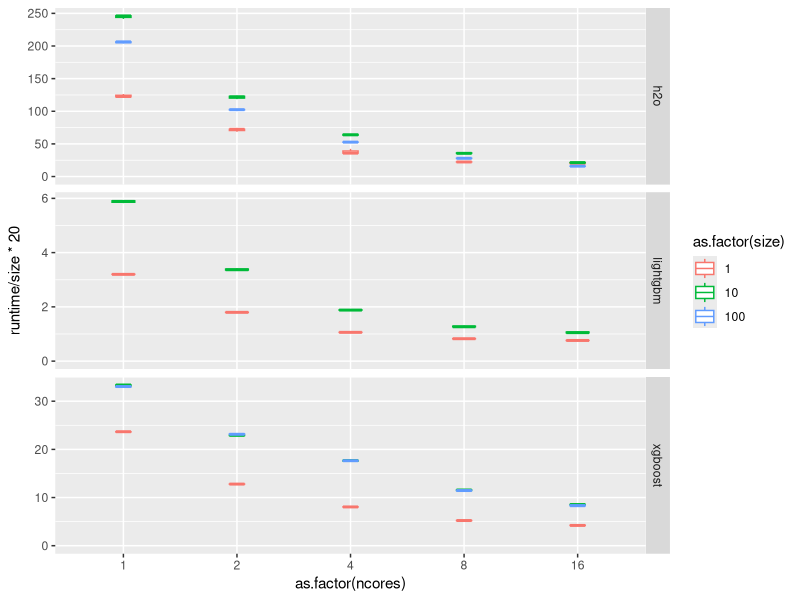
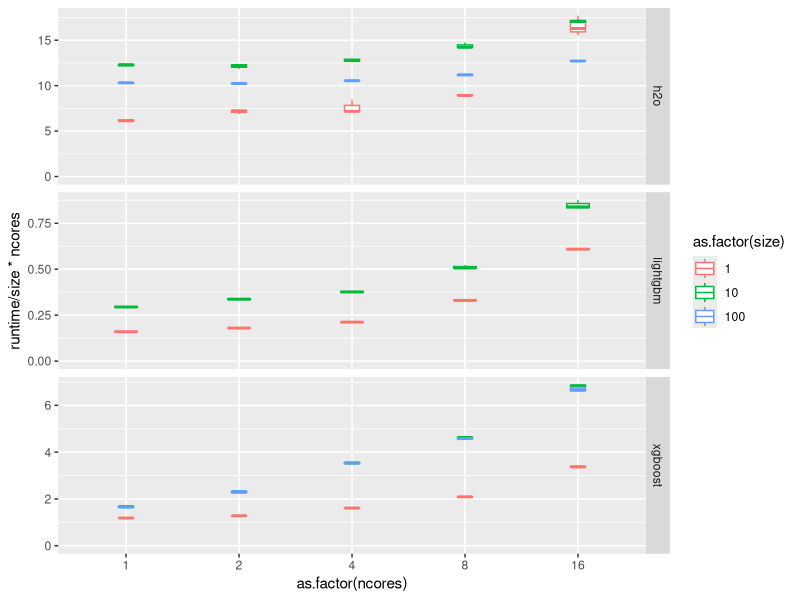
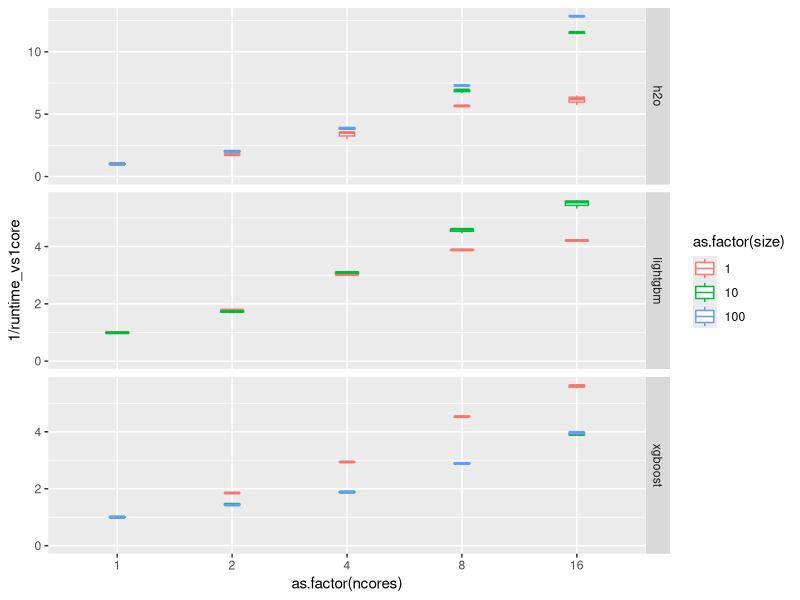

Recreate these plots in R, in order.
## ---- chunk 1

library(tidyverse)

d <- read_delim("res.csv", delim=":", 
        col_names = c("size","tool","ncores","cores","runtime")) 

## ---- chunk 2

ggplot(d) + geom_boxplot(aes(x = as.factor(ncores), y = runtime/size*20, color = as.factor(size)), 
      position = position_dodge(0), width = 0.4) +
  facet_grid(tool~., scales="free") + ylim(c(0,NA)) 

## ---- chunk 3

ggplot(d) + geom_boxplot(aes(x = as.factor(ncores), y = runtime/size*ncores, color = as.factor(size)), 
      position = position_dodge(0), width = 0.4) +
  facet_grid(tool~., scales="free") + ylim(c(0,NA)) 

## ---- chunk 4

d %>% group_by(size, tool) %>% mutate(runtime_vs1core=runtime/first(runtime)) %>% 
  ggplot() + geom_boxplot(aes(x = as.factor(ncores), y = 1/runtime_vs1core, color = as.factor(size)), 
      position = position_dodge(0), width = 0.4) +
  facet_grid(tool~., scales="free") + ylim(c(0,NA)) 

